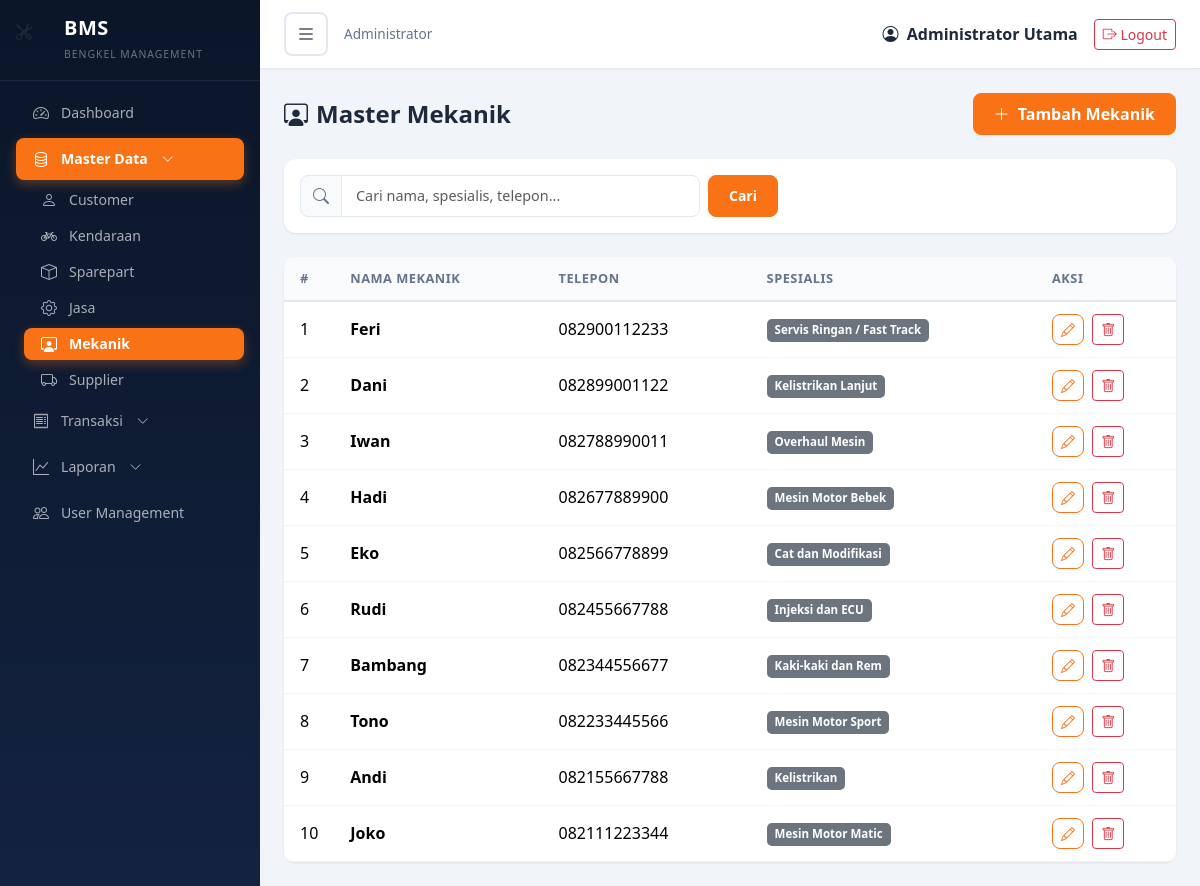
The page /master/mekanik.php (signed in) on the database its author committed.
### tables this page shows
CREATE TABLE `mekanik` (
  `mekanik_id` int NOT NULL,
  `nama` varchar(100) NOT NULL,
  `telepon` varchar(20) DEFAULT NULL,
  `spesialis` varchar(100) DEFAULT NULL
);

### master/mekanik.php (the view, shortened to what this page needs)
<?php
require_once __DIR__ . '/../includes/header.php';
$search = isset($_GET['search']) ? sanitize($conn, $_GET['search']) : '';
$page   = isset($_GET['page']) ? max(1, (int)$_GET['page']) : 1;
$limit  = 10;
$offset = ($page - 1) * $limit;
$where = '';
$query  = "SELECT * FROM mekanik $where ORDER BY mekanik_id DESC LIMIT $limit OFFSET $offset";
$result = mysqli_query($conn, $query);
?>
<div class="page-header">
    <h4><i class="bi bi-person-workspace me-2"></i>Master Mekanik</h4>
    <button class="btn btn-primary" onclick="openAddModal()">
        <i class="bi bi-plus-lg me-1"></i> Tambah Mekanik
    </button>
</div>
<div class="card mb-4">
    <div class="card-body py-3">
        <form method="GET" class="d-flex gap-2">
            <div class="input-group" style="max-width:400px;">
                <span class="input-group-text"><i class="bi bi-search"></i></span>
                <input type="text" class="form-control" name="search" placeholder="Cari nama, spesialis, telepon..." value="<?php echo htmlspecialchars($search); ?>">
            </div>
            <button type="submit" class="btn btn-primary btn-sm">Cari</button>
        </form>
    </div>
</div>
<div class="card">
    <div class="card-body p-0">
        <div class="table-responsive">
            <table class="table table-hover mb-0">
                <thead>
                    <tr>
                        <th width="50">#</th>
                        <th>Nama Mekanik</th>
                        <th>Telepon</th>
                        <th>Spesialis</th>
                        <th width="140">Aksi</th>
                    </tr>
                </thead>
                <tbody>
                    <?php if (mysqli_num_rows($result) > 0): ?>
                        <?php $no = $offset + 1; while ($row = mysqli_fetch_assoc($result)): ?>
                        <tr>
                            <td><?php echo $no++; ?></td>
                            <td class="fw-semibold"><?php echo htmlspecialchars($row['nama']); ?></td>
                            <td><?php echo htmlspecialchars($row['telepon']); ?></td>
                            <td><span class="badge bg-secondary"><?php echo htmlspecialchars($row['spesialis']); ?></span></td>
                            <td>
                                <button class="btn btn-sm btn-outline-primary me-1" onclick="openEditModal(<?php echo $row['mekanik_id']; ?>)">
                                    <i class="bi bi-pencil"></i>
                                </button>
                                <button class="btn btn-sm btn-outline-danger" onclick="deleteMekanik(<?php echo $row['mekanik_id']; ?>, '<?php echo htmlspecialchars($row['nama']); ?>')">
                                    <i class="bi bi-trash"></i>
                                </button>
                            </td>
                        </tr>
                        <?php endwhile; ?>
                    <?php endif; ?>
                </tbody>
            </table>
        </div>
    </div>
</div>
<?php require_once __DIR__ . '/../includes/footer.php'; ?>

### assets/css/style.css (style rules this page uses)
:root { --primary: #ffffff; --secondary: #0a1628; --secondary-light: #132240; --accent: #f97316; --accent-hover: #ea580c; --bg-body: #f1f5f9; --text-dark: #1e293b; --text-muted: #64748b; --sidebar-width: 260px; }
body { background: var(--bg-body); font-family: 'Segoe UI', system-ui, -apple-system, sans-serif; color: var(--text-dark); }
.card { border: none; border-radius: 12px; box-shadow: 0 1px 3px rgba(0,0,0,0.06), 0 1px 2px rgba(0,0,0,0.04); transition: box-shadow 0.2s ease; }
.table { border-radius: 10px; overflow: hidden; }
.table th { background: #f8fafc; font-weight: 700; font-size: 0.8rem; text-transform: uppercase; letter-spacing: 0.5px; color: var(--text-muted); border-bottom: 2px solid #e2e8f0; padding: 12px 16px; }
.table td { padding: 12px 16px; vertical-align: middle; border-bottom: 1px solid #f1f5f9; }
.btn-primary { background: var(--accent); border-color: var(--accent); font-weight: 600; border-radius: 8px; padding: 8px 20px; transition: all 0.2s; }
.btn-outline-primary { color: var(--accent); border-color: var(--accent); border-radius: 8px; font-weight: 600; }
.badge { --bs-badge-padding-x: 8px; --bs-badge-padding-y: 4px; --bs-badge-font-size: 0.72rem; --bs-badge-font-weight: 600; --bs-badge-border-radius: 5px; white-space: nowrap; display: inline-block; line-height: 1.3; }
.form-control, .form-select { border-radius: 8px; border: 1.5px solid #e2e8f0; padding: 9px 14px; font-size: 0.9rem; transition: border-color 0.2s, box-shadow 0.2s; }
.input-group-text { background: #f8fafc; border: 1.5px solid #e2e8f0; border-radius: 8px 0 0 8px; color: var(--text-muted); }
.page-header { display: flex; justify-content: space-between; align-items: center; margin-bottom: 24px; }
.page-header h4 { font-weight: 700; color: var(--text-dark); margin: 0; }

### rows shown on the page
mekanik: nama "Feri", telepon "082900112233", spesialis "Servis Ringan / Fast Track"
mekanik: nama "Dani", telepon "082899001122", spesialis "Kelistrikan Lanjut"
mekanik: nama "Iwan", telepon "082788990011", spesialis "Overhaul Mesin"
mekanik: nama "Hadi", telepon "082677889900", spesialis "Mesin Motor Bebek"
mekanik: nama "Eko", telepon "082566778899", spesialis "Cat dan Modifikasi"
mekanik: nama "Rudi", telepon "082455667788", spesialis "Injeksi dan ECU"
mekanik: nama "Bambang", telepon "082344556677", spesialis "Kaki-kaki dan Rem"
mekanik: nama "Tono", telepon "082233445566", spesialis "Mesin Motor Sport"
mekanik: nama "Andi", telepon "082155667788", spesialis "Kelistrikan"
mekanik: nama "Joko", telepon "082111223344", spesialis "Mesin Motor Matic"

### other values the page prints
getRoleName($_SESSION['role']) "Administrator"
$_SESSION['nama_lengkap'] "Administrator Utama"
